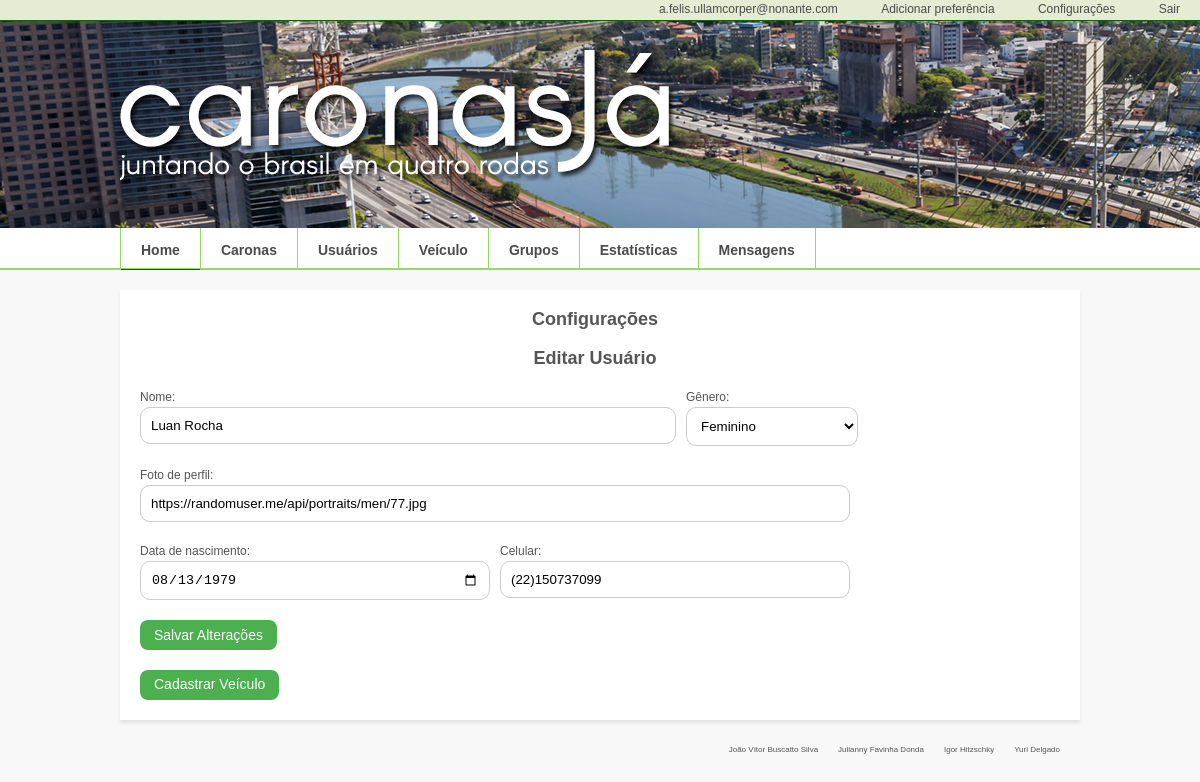
/Config (signed in), run on the app's committed database.
### tables this page shows
CREATE TABLE usuario (
	email			VARCHAR(100) NOT NULL,
	senha			CHAR(64) COMMENT "Senha criptografada em 64 bytes",
foto			VARCHAR(255) COMMENT "Caminho do arquivo da foto",
	nome			VARCHAR(50),
	genero			CHAR(1),
	nascimento		DATE,
	celular			VARCHAR(14),
	PRIMARY KEY 		(email)
);

### protected/libs/DBOp.php (called while the page is built, shortened)
<?php
	class DBOp extends SiteHandler {
		public $con;
		private function connect($host, $user, $pass, $db) {
			try {
				$this->con = new mysqli($host, $user, $pass, $db);
			} catch (Exception $e ) {
				parent::getAlert('Falha na conexao. Verfique se os dados estao corretos.');
			}
		}
		public function checkConnection() {
			if($this->con->ping()) {
				return true;
			} else {
				return false;
			}
		}
	}
?>

### protected/classes/Usuario.php (called while the page is built, shortened)
<?php
	class Usuario extends DBOp {
		public static function tableName() {
			return 'usuario';
		}
		public static function getFields() {
			return 'u.email, u.nome, u.genero, u.nascimento, u.foto, u.celular';
		}
		public function findByEmail($email){
			if (parent::checkConnection()) {
				$query = "SELECT ".self::getFields()." FROM ".self::tableName()." u WHERE email = ?";
				if($stmt = $this->con->prepare($query)) {
					$stmt->bind_param('s', $email);
					$stmt->execute();
					$stmt->store_result();
					$stmt->bind_result($email, $nome, $genero, $nascimento, $foto, $celular);
					$rows = array();
					if($stmt->num_rows == 1) {
						while($row = $stmt->fetch()) {
							$rows = array(
								'email' => $email,
								'nome' => $nome,
								'genero' => $genero,
								'nascimento' => $nascimento,
								'foto' => $foto,
								'celular' => $celular
								);
						}
						return $rows;
					} else {
						$this->rows = 0;
						return $rows;
					}
				} else {
					return false;
				}
			} else {
				parent::getMsg('error', 'Não existe uma conexão com o banco. Inicialize uma antes de realizar essa operação.');
				return false;
			}
		}
	}
?>

### app/pages/config.php (the view, shortened to what this page needs)
	<?php
	$usuario = new Usuario;
	$item = $usuario->findByEmail($_SESSION['email']);
	 ?>
	<form class="default-form" action="<?= PATH_HREF ?>action/usuarioupdate" method="post">
		<fieldset>
			<div class="form-line">
				<h2>Configurações</h2>
			</div>
			<div class="form-line">
				<h2>Editar Usuário</h2>
			</div>
			<div class="form-line">
				<div class="col col6">
					<label>Nome:</label>
					<input type="text" name="nome" value = "<?= $item['nome'] ?>" maxlength="50">
				</div>
				<div class="col2">
					<label>Gênero:</label>
					<select name="genero">
						<option value="F" <?php if($item['genero']=='F') echo 'selected'; ?>>Feminino</option>
					</select>
				</div>
			</div>
			<div class="form-line">
			<div class="form-line">
				<div class="col8">
					<label>Foto de perfil:</label>
					<input type="text" name="foto" value="<?= $item['foto'] ?>">
				</div>
			</div>
			<div class="form-line">
				<div class="col4">
					<label>Data de nascimento:</label>
					<input type="date" name="nascimento" placeholder="dd/mm/aaaa" value="<?= $item['nascimento'] ?>">
				</div>
				<div  class="col4">
					<label>Celular:</label>
					<input type="text" name="celular" placeholder="Seu número de celular" maxlength="11" value="<?= $item['celular'] ?>">
				</div>
			</div>
			<div>
				<button type="submit" class="btn">Salvar Alterações</button>
			</div>
		</fieldset>
	</form>
	<?php
	$infoModelo = new InfoModelo;
	$lista = $infoModelo->selectAll();
	$veiculo = new Veiculo;
	$usuarioVeiculo = $veiculo->findByEmail($_SESSION['email']);
	if (!empty($usuarioVeiculo)) {
	 ?>
	<form class="default-form" action="<?= PATH_HREF ?>action/veiculoupdate" method="post">
		<fieldset>
			<div class="form-line">
				<h2>Editar Veículo</h2>
			</div>
			<div class="form-line">
				<div class="col4">
					<label>Marca e modelo:</label>
					<select name="modelo" maxlength="50">
						<?php
						foreach($lista as $item) {
						?>
						<option value="<?= $item['modelo'] ?>"  <?php if($item['modelo'] == $usuarioVeiculo[0]['modelo']) echo 'selected'; ?>><?= $item['modelo'].' - '.$item['marca'] ?></option>
						<?php
						}
						?>
					</select>
				</div>
				<div class="col4">
					<label>Cor:</label>
					<select name="cor">
						<option value="Amarelo" <?php if('Amarelo' == $usuarioVeiculo[0]['cor']) echo 'selected'; ?>>Amarelo</option>
						<option value="Azul" <?php if('Azul' == $usuarioVeiculo[0]['cor']) echo 'selected'; ?>>Azul</option>
						<option value="Branco" <?php if('Branco' == $usuarioVeiculo[0]['cor']) echo 'selected'; ?>>Branco</option>
						<option value="Laranja" <?php if('Laranja' == $usuarioVeiculo[0]['cor']) echo 'selected'; ?>>Laranja</option>
						<option value="Prata" <?php if('Prata' == $usuarioVeiculo[0]['cor']) echo 'selected'; ?>>Prata</option>
						<option value="Preto" <?php if('Preto' == $usuarioVeiculo[0]['cor']) echo 'selected'; ?>>Preto</option>
						<option value="Verde" <?php if('Verde' == $usuarioVeiculo[0]['cor']) echo 'selected'; ?>>Verde</option>
						<option value="Vermelho" <?php if('Vermelho' == $usuarioVeiculo[0]['cor']) echo 'selected'; ?>>Vermelho</option>
						<option value="Outra" <?php if('Outra' == $usuarioVeiculo[0]['cor']) echo 'selected'; ?>>Outra</option>
					</select>
				</div>
			</div>
			<div class="form-line">
				<div class="col4">
					<label>Categoria:</label>
					<select name="categoria">
						<option value="Hatch" <?php if('Hatch' == $usuarioVeiculo[0]['categoria']) echo 'selected'; ?>>Hatch</option>
						<option value="Sedan" <?php if('Sedan' == $usuarioVeiculo[0]['categoria']) echo 'selected'; ?>>Sedan</option>
						<option value="SUV" <?php if('SUV' == $usuarioVeiculo[0]['categoria']) echo 'selected'; ?>>SUV</option>
						<option value="Perua/Van" <?php if('Perua/Van' == $usuarioVeiculo[0]['categoria']) echo 'selected'; ?>>Perua/Van</option>
					</select>
				</div>
				<div class="col4">
					<label>Conforto:</label>
					<select name="conforto">
						<option value="Básico" <?php if('Básico' == $usuarioVeiculo[0]['conforto']) echo 'selected'; ?>>Básico</option>
						<option value="Confortável" <?php if('Confortável' == $usuarioVeiculo[0]['conforto']) echo 'selected'; ?>>Confortável</option>
						<option value="Luxuoso" <?php if('Luxuoso' == $usuarioVeiculo[0]['conforto']) echo 'selected'; ?>>Luxuoso</option>
					</select>
				</div>
			</div>
			<div>
				<input type="hidden" name="email" value="<?= $_SESSION['email'] ?>">
				<button type="submit" class="btn">Salvar Alterações</button>
			</div>
		</fieldset>
	</form>
<?php
	} else{
?>
	<form class="default-form" method="post">
		<fieldset>
			<div>
				<a href="<?= PATH_HREF ?>veiculo" class="btnL" role="button">Cadastrar Veículo</a>
			</div>
		</fieldset>
	</form>
<?php
}
?>

### app/css/style.css (style rules this page uses)
* { margin: 0; padding: 0; border: none; outline: none; }
html { height: 101%; }
body { font-family: "Lucida Sans", "Lucida Grande", Helvetica, Arial, sans-serif; color: #555; font-size: 12px; background: #F8F8F8; line-height: 19px; }
body a { color: #24A6CC; text-decoration: none; }
.col2 { width: 20%; }
.col4 { width: 40%; }
.col6 { width: 60%; }
.col8 { width: 80%; }
form.default-form { float: left; width: 100%; }
form.default-form div.form-line { float: left; width: 100%; margin-bottom: 20px; }
form.default-form div { float: left; padding-right: 10px; box-sizing: border-box; }
form.default-form textarea, input, form.default-form select { margin-right: 10px; box-sizing: border-box; width: 100%; background: #FFF; padding: 10px; border: 1px solid #CCC; box-shadow: none; border-radius: 10px; -webkit-transition: 0.3s ease all; }
.btn { height:30px; text-decoration: none; background-color: #4CAF50; cursor: pointer; border-radius: 8px; border: none; color: white; padding: 5px 14px; text-align: center; text-decoration: none; display: inline-block; font-size: 14px; }
.btnL { height:20px; text-decoration: none; background-color: #4CAF50; cursor: pointer; border-radius: 8px; border: none; color: white; padding: 5px 14px; text-align: center; text-decoration: none; display: inline-block; font-size: 14px; }
h2 { text-align:center; }

### data on the page
usuario: nome "Luan Rocha", genero "Feminino", foto "https://randomuser.me/api/portraits/men/77.jpg", nascimento "08/13/1979", celular "(22)150737099"

### other printed values
$_SESSION['email'] "a.felis.ullamcorper@nonante.com"
